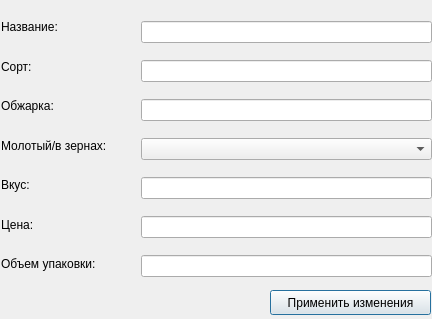
<?xml version="1.0" encoding="UTF-8"?>
<ui version="4.0">
 <class>Dialog</class>
 <widget class="QDialog" name="Dialog">
  <property name="geometry">
   <rect>
    <x>0</x>
    <y>0</y>
    <width>432</width>
    <height>319</height>
   </rect>
  </property>
  <property name="windowTitle">
   <string>Dialog</string>
  </property>
  <widget class="QWidget" name="verticalLayoutWidget">
   <property name="geometry">
    <rect>
     <x>1</x>
     <y>10</y>
     <width>131</width>
     <height>271</height>
    </rect>
   </property>
   <layout class="QVBoxLayout" name="verticalLayout">
    <item>
     <widget class="QLabel" name="label_7">
      <property name="text">
       <string>Название:</string>
      </property>
     </widget>
    </item>
    <item>
     <widget class="QLabel" name="label_2">
      <property name="text">
       <string>Сорт:</string>
      </property>
     </widget>
    </item>
    <item>
     <widget class="QLabel" name="label_3">
      <property name="text">
       <string>Обжарка:</string>
      </property>
     </widget>
    </item>
    <item>
     <widget class="QLabel" name="label_8">
      <property name="text">
       <string>Молотый/в зернах:</string>
      </property>
     </widget>
    </item>
    <item>
     <widget class="QLabel" name="label_5">
      <property name="text">
       <string>Вкус:</string>
      </property>
     </widget>
    </item>
    <item>
     <widget class="QLabel" name="label_6">
      <property name="text">
       <string>Цена:</string>
      </property>
     </widget>
    </item>
    <item>
     <widget class="QLabel" name="label_4">
      <property name="text">
       <string>Объем упаковки:</string>
      </property>
     </widget>
    </item>
   </layout>
  </widget>
  <widget class="QWidget" name="verticalLayoutWidget_2">
   <property name="geometry">
    <rect>
     <x>141</x>
     <y>10</y>
     <width>291</width>
     <height>281</height>
    </rect>
   </property>
   <layout class="QVBoxLayout" name="verticalLayout_2">
    <item>
     <widget class="QLineEdit" name="lineEdit"/>
    </item>
    <item>
     <widget class="QLineEdit" name="lineEdit_2"/>
    </item>
    <item>
     <widget class="QLineEdit" name="lineEdit_8"/>
    </item>
    <item>
     <widget class="QComboBox" name="comboBox"/>
    </item>
    <item>
     <widget class="QLineEdit" name="lineEdit_7"/>
    </item>
    <item>
     <widget class="QLineEdit" name="lineEdit_4"/>
    </item>
    <item>
     <widget class="QLineEdit" name="lineEdit_5"/>
    </item>
   </layout>
  </widget>
  <widget class="QPushButton" name="pushButton">
   <property name="geometry">
    <rect>
     <x>270</x>
     <y>290</y>
     <width>161</width>
     <height>25</height>
    </rect>
   </property>
   <property name="text">
    <string>Применить изменения</string>
   </property>
  </widget>
 </widget>
 <resources/>
 <connections/>
</ui>
